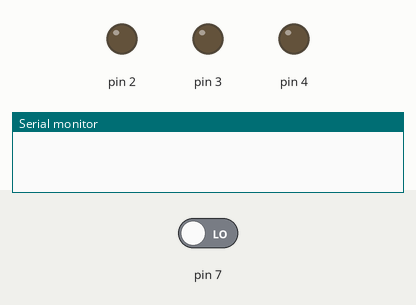
Bench run of a sketch on a simulated Arduino Uno, built with avr-gcc and run on an emulated ATmega328P. Shown: output pins drawn as LEDs (lit = HIGH), the last lines printed to the serial monitor. Dashed ring = blinking. The test bench sets the inputs (shaded band); at power-on: pin 7 LOW. Random numbers use the default seed unless the sketch sets one.

Above: at 1.2 s.
1.3 s: pin 7 driven HIGH
At 2.1 s:
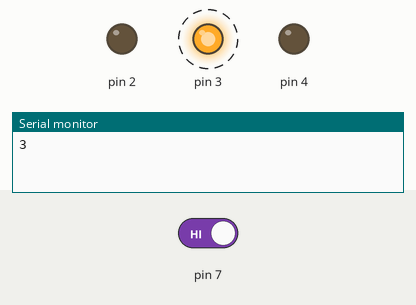
At 3.1 s:
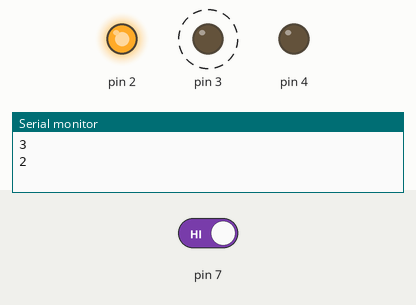
4.3 s: pin 7 driven LOW
5.8 s: pin 7 driven HIGH
At 6.6 s:
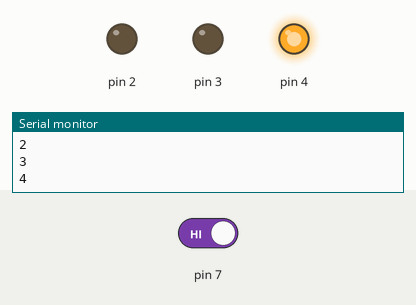
Timing chart, 0 to 13.3 s (numbered marks = the images above; inputs shaded):
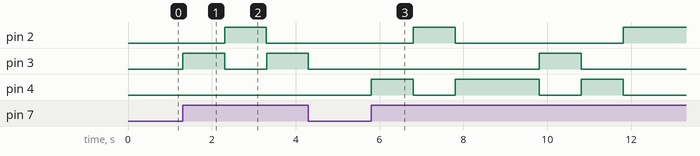

The sketch:

button_test.ino
```cpp
int turnLightOn(int light);

void setup() {
  // put your setup code here, to run once:
  pinMode(2, OUTPUT);
  pinMode(3, OUTPUT);
  pinMode(4, OUTPUT);
  pinMode(7, INPUT);
  Serial.begin(9600);
}

void loop() {
  // put your main code here, to run repeatedly:
  int btnValue = digitalRead(7);
  static bool isLightOn = false; //SE REALIZAR LECTURA DIGITAL PIN 7
  delay(1);
  int randNumber = random(2,5);
  if(btnValue == 1)
  {
    turnLightOn(randNumber);
  }
}

int turnLightOn(int light) {
  Serial.println(light);
  digitalWrite(light, HIGH);
  delay(1000);
  digitalWrite(light, LOW);
}
```

Measured:
- after the input at 1.3 s, pin 2: LOW → HIGH after 1.0 s, → LOW 1.0 s later; pin 3: LOW → HIGH at once, → LOW 1.0 s later, → HIGH 1.0 s later
- after the input at 5.8 s, pin 2: LOW → HIGH after 1.0 s, → LOW 1.0 s later, → HIGH 4.0 s later; pin 3: LOW → HIGH after 4.0 s, → LOW 1.0 s later; pin 4: goes HIGH 1.0 s, LOW 1.0 s, HIGH 2.0 s, LOW 1.0 s, HIGH 1.0 s, then LOW, starting at once
